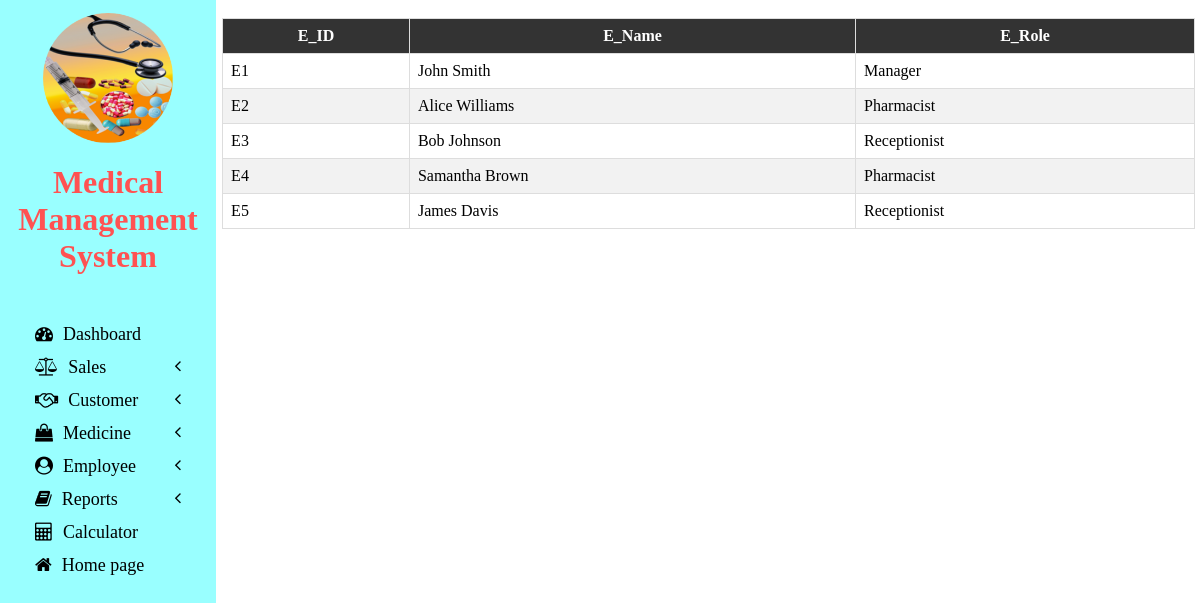
Page /employee/manage_employee.php on the committed database.
### tables this page shows
create table EMPLOYEE
(
    E_ID varchar(6) not NULL,
    E_Name varchar(30) not NULL,
    E_Mail varchar(40) not NULL,
    E_Phone decimal(10,0) not NULL,
    E_Role varchar(15) not NULL,
    E_Bdate date not NULL,
    E_Type varchar(15) not NULL,
    E_Jdate date not NULL,
    E_Sex varchar(6) not NULL,
    E_Salary int not NULL,
    E_Add varchar(40) not NULL,
    primary key(E_ID)
);

### employee/manage_employee.php (the view, shortened to what this page needs)
<html>
<head>
</head>
<body>
<link rel="stylesheet" href="manage.css" type="text/css">
<div class = "rightbox"><br>
<?php
$conn = mysqli_connect('localhost', 'root', '', 'medical');
?>
  <table>
    <thead>
      <tr>
        <th>E_ID</th>
        <th>E_Name</th>
        <th>E_Role</th>
      </tr>
    </thead>
    <tbody>
      <?php
        $sql = "SELECT E_ID, E_Name, E_Role FROM EMPLOYEE";
        $result = mysqli_query($conn, $sql);
        if (mysqli_num_rows($result) > 0) {
            while($row = mysqli_fetch_assoc($result)) {
                echo "<tr>
                        <td>".$row["E_ID"]."</td>
                        <td>".$row["E_Name"]."</td>
                        <td>".$row["E_Role"]."</td>
                      </tr>";
            }
        } else {
            echo "<center>0 results</center>";
        }
      ?>
    </tbody>
  </table>
</div>
</body>
</html>

### employee/sidenav/sidenav.css (style rules this page uses)
body { background-color: white; margin:0px; padding: 0px; }
.rightbox { float:right; width:81.9%; height:100%; }
.sidenav { width: 18%; height: 100%; background-color: #99ffff; position: fixed; z-index: 1; flex: 1 0 auto; }
.card { width: 100%; height: 100%; top: 0; border-radius: 0; background-color: #99ffff; }
.logo img { display: block; margin-left: auto; margin-right: auto; width: 60%; padding-top: 6%; }
.logo .logo-caption { font-family: 'Poiret One', cursive; color: black; text-align: center; margin-bottom: 20%; }
.logo .tweak { color: #ff5252; font-weight: bold; }
.main-menu-item { padding: 6px 35px; cursor: pointer; }
.main-menu-item > a { color: black; text-decoration: none; font-size: 18px; }
.main-menu-item > a > span { margin-left: 10px; }

### employee/manage.css (style rules this page uses)
table { width: 99%; margin: 0 auto; border-collapse: collapse; }
th, td { border: 1px solid #ddd; padding: 8px; }
tr:nth-child(even) { background-color: #f2f2f2; }
th { background-color: #333; color: white; }

### rows in the picture
employee: E_ID "E1", E_Name "John Smith", E_Role "Manager"
employee: E_ID "E2", E_Name "Alice Williams", E_Role "Pharmacist"
employee: E_ID "E3", E_Name "Bob Johnson", E_Role "Receptionist"
employee: E_ID "E4", E_Name "Samantha Brown", E_Role "Pharmacist"
employee: E_ID "E5", E_Name "James Davis", E_Role "Receptionist"
